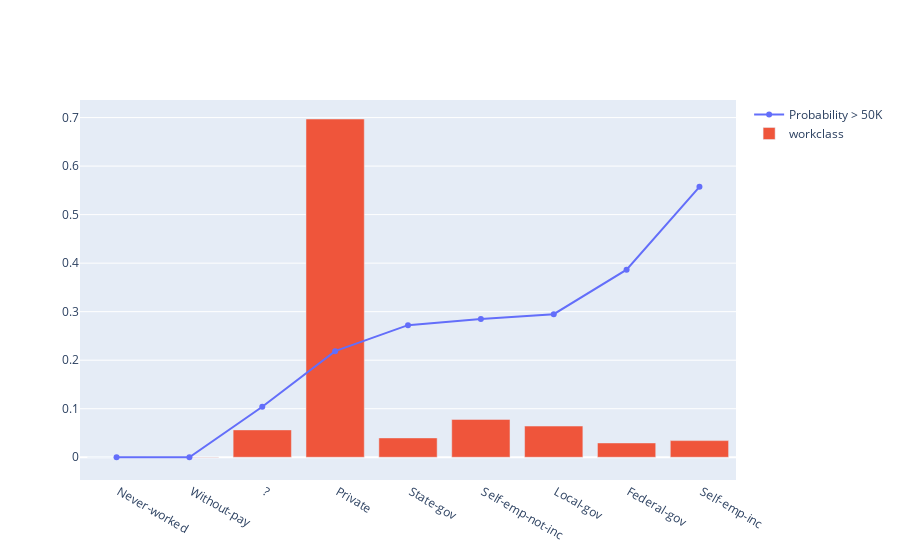
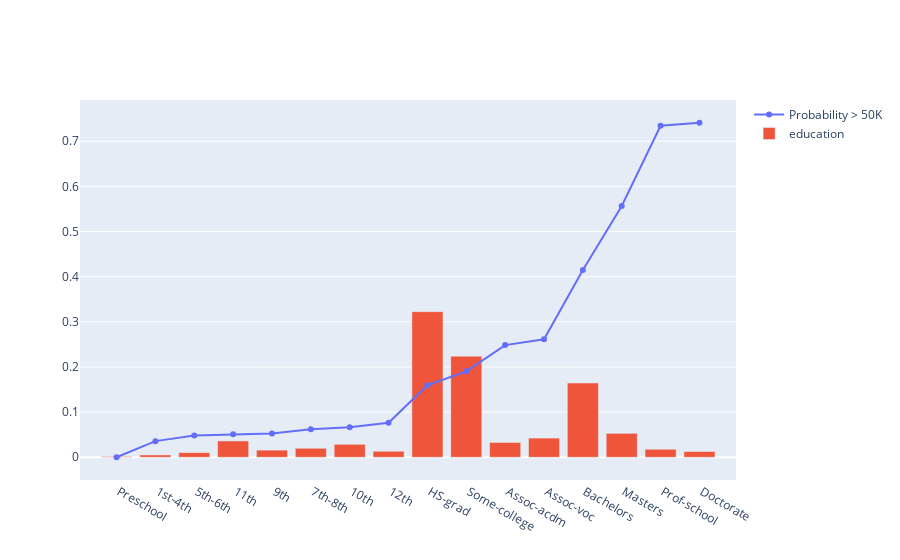
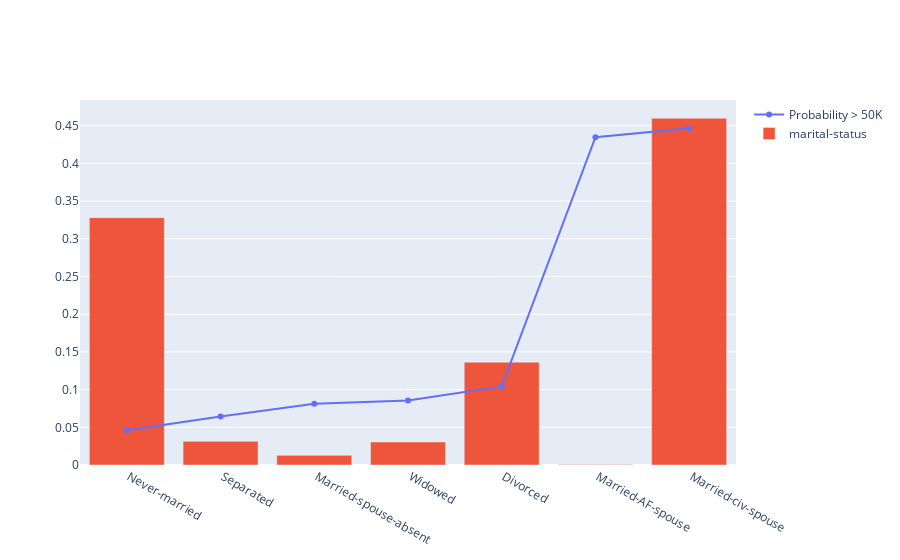
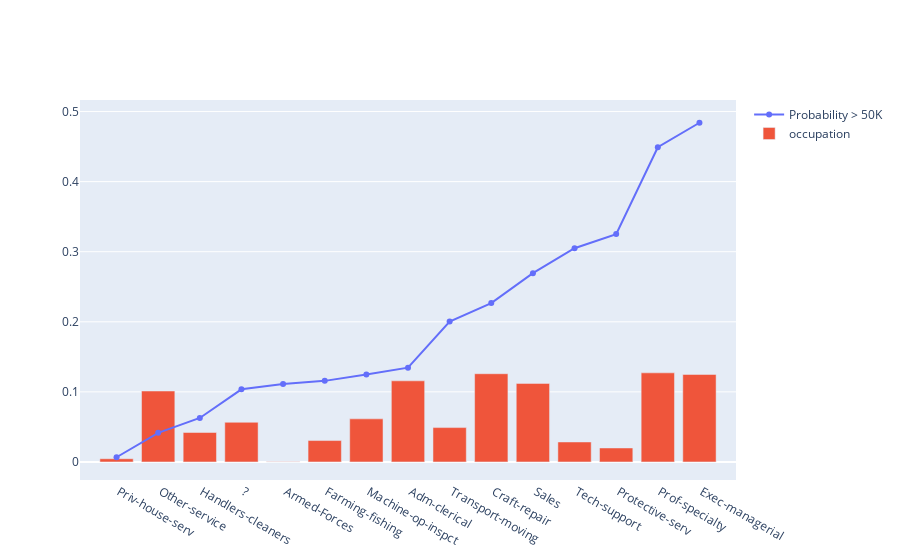

The notebook cell these images were saved under, in order:
### Code cell
pd.Series (cat_columns).apply (lambda cat: analyze (data, cat))

### Figure 1 — Plotly figure (JSON) as saved in the notebook; plotly's stock layout.template omitted (floating-point values rounded to 4 significant figures)
{"data": [{"name": "Probability > 50K", "type": "scatter", "x": [" Never-worked", " Without-pay", " ?", " Private", " State-gov", " Self-emp-not-inc", " Local-gov", " Federal-gov", " Self-emp-inc"], "y": [0, 0, 0.104, 0.2187, 0.2722, 0.2849, 0.2948, 0.3865, 0.5573]}, {"name": "workclass", "type": "bar", "x": [" Never-worked", " Without-pay", " ?", " Private", " State-gov", " Self-emp-not-inc", " Local-gov", " Federal-gov", " Self-emp-inc"], "y": [0.000215, 0.00043, 0.05639, 0.6971, 0.03983, 0.07804, 0.06428, 0.02948, 0.03428]}], "layout": {"autosize": true, "xaxis": {"autorange": true, "range": [-0.5, 8.5], "type": "category"}, "yaxis": {"autorange": true, "range": [-0.05616, 0.7367], "type": "linear"}}}

### Figure 2 — Plotly figure (JSON) as saved in the notebook; plotly's stock layout.template omitted (floating-point values rounded to 4 significant figures)
{"data": [{"name": "Probability > 50K", "type": "scatter", "x": [" Preschool", " 1st-4th", " 5th-6th", " 11th", " 9th", " 7th-8th", " 10th", " 12th", " HS-grad", " Some-college", " Assoc-acdm", " Assoc-voc", " Bachelors", " Masters", " Prof-school", " Doctorate"], "y": [0, 0.03571, 0.04805, 0.05106, 0.05253, 0.06192, 0.06645, 0.07621, 0.1595, 0.1902, 0.2484, 0.2612, 0.4148, 0.5566, 0.7344, 0.7409]}, {"name": "education", "type": "bar", "x": [" Preschool", " 1st-4th", " 5th-6th", " 11th", " 9th", " 7th-8th", " 10th", " 12th", " HS-grad", " Some-college", " Assoc-acdm", " Assoc-voc", " Bachelors", " Masters", " Prof-school", " Doctorate"], "y": [0.001566, 0.00516, 0.01023, 0.03609, 0.01579, 0.01984, 0.02865, 0.0133, 0.3225, 0.2239, 0.03277, 0.04244, 0.1644, 0.05292, 0.01769, 0.01268]}], "layout": {"autosize": true, "xaxis": {"autorange": true, "range": [-0.9182, 15.92], "type": "category"}, "yaxis": {"autorange": true, "range": [-0.06114, 0.8021], "type": "linear"}}}

### Figure 3 — Plotly figure (JSON) as saved in the notebook; plotly's stock layout.template omitted (floating-point values rounded to 4 significant figures)
{"data": [{"name": "Probability > 50K", "type": "scatter", "x": [" Never-married", " Separated", " Married-spouse-absent", " Widowed", " Divorced", " Married-AF-spouse", " Married-civ-spouse"], "y": [0.04597, 0.06439, 0.08134, 0.0856, 0.1042, 0.4348, 0.4468]}, {"name": "marital-status", "type": "bar", "x": [" Never-married", " Separated", " Married-spouse-absent", " Widowed", " Divorced", " Married-AF-spouse", " Married-civ-spouse"], "y": [0.3281, 0.03148, 0.01284, 0.0305, 0.1365, 0.0007064, 0.46]}], "layout": {"autosize": true, "xaxis": {"autorange": true, "range": [-0.5, 6.5], "type": "category"}, "yaxis": {"autorange": true, "range": [0, 0.4842], "type": "linear"}}}

### Figure 4 — Plotly figure (JSON) as saved in the notebook; plotly's stock layout.template omitted (floating-point values rounded to 4 significant figures)
{"data": [{"name": "Probability > 50K", "type": "scatter", "x": [" Priv-house-serv", " Other-service", " Handlers-cleaners", " ?", " Armed-Forces", " Farming-fishing", " Machine-op-inspct", " Adm-clerical", " Transport-moving", " Craft-repair", " Sales", " Tech-support", " Protective-serv", " Prof-specialty", " Exec-managerial"], "y": [0.006711, 0.04158, 0.06277, 0.1036, 0.1111, 0.1157, 0.1249, 0.1345, 0.2004, 0.2266, 0.2693, 0.305, 0.3251, 0.449, 0.484]}, {"name": "occupation", "type": "bar", "x": [" Priv-house-serv", " Other-service", " Handlers-cleaners", " ?", " Armed-Forces", " Farming-fishing", " Machine-op-inspct", " Adm-clerical", " Transport-moving", " Craft-repair", " Sales", " Tech-support", " Protective-serv", " Prof-specialty", " Exec-managerial"], "y": [0.004576, 0.1012, 0.04208, 0.0566, 0.0002764, 0.03053, 0.06149, 0.1158, 0.04905, 0.1259, 0.1121, 0.0285, 0.01993, 0.1271, 0.1249]}], "layout": {"autosize": true, "xaxis": {"autorange": true, "range": [-0.8569, 14.86], "type": "category"}, "yaxis": {"autorange": true, "range": [-0.03298, 0.5237], "type": "linear"}}}
